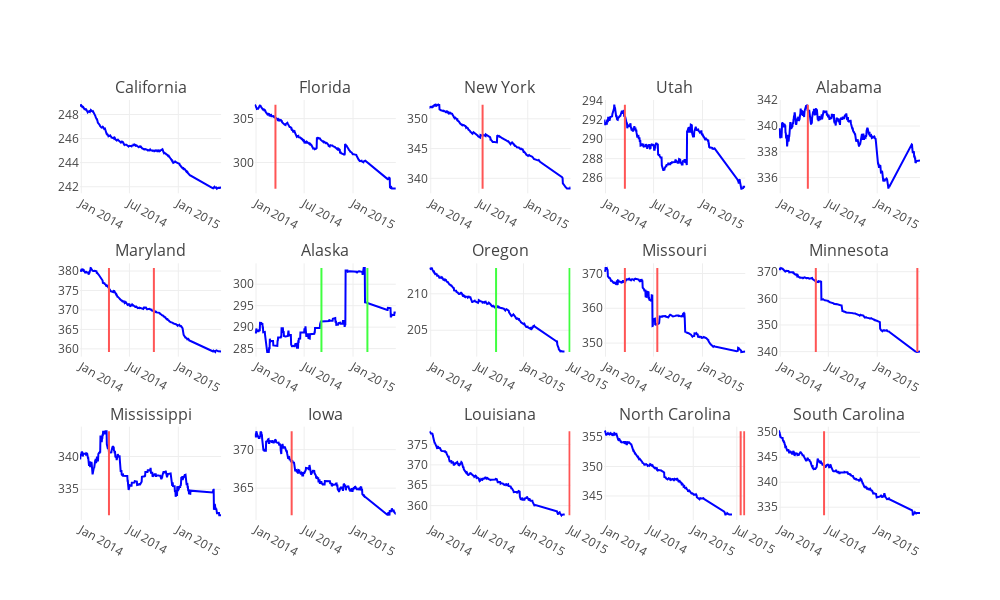

The cell this chart's notebook holds for it:
### Code cell
ply.offline.iplot(fig, validate=False, filename='Splom_laws.png')

### Figure 1 — Plotly figure (JSON) as saved in the notebook; plotly's stock layout.template omitted (floating-point values rounded to 4 significant figures; data arrays with more than 128 entries replaced by an {"elided": "..."} marker saying what was removed)
{"data": [{"marker": {"color": "blue"}, "name": "California", "type": "scatter", "uid": "53d2460e-d9ab-4771-9160-e41676f7209b", "x": {"elided": "449 str values"}, "xaxis": "x", "y": {"elided": "449 float values"}, "yaxis": "y"}, {"marker": {"color": "blue"}, "name": "Florida", "type": "scatter", "uid": "516a2c85-30b9-4e1c-85dd-0b7d00b033fa", "x": {"elided": "449 str values"}, "xaxis": "x2", "y": {"elided": "449 float values"}, "yaxis": "y2"}, {"marker": {"color": "blue"}, "name": "New York", "type": "scatter", "uid": "abcf8439-2752-488d-8506-6edf764b7f87", "x": {"elided": "449 str values"}, "xaxis": "x3", "y": {"elided": "449 float values"}, "yaxis": "y3"}, {"marker": {"color": "blue"}, "name": "Utah", "type": "scatter", "uid": "7c88d634-dfa7-489b-8f76-ba6a00086de4", "x": {"elided": "449 str values"}, "xaxis": "x4", "y": {"elided": "449 float values"}, "yaxis": "y4"}, {"marker": {"color": "blue"}, "name": "Alabama", "type": "scatter", "uid": "702e8114-fcc8-43bf-8e60-5b1741910ea0", "x": {"elided": "449 str values"}, "xaxis": "x5", "y": {"elided": "449 float values"}, "yaxis": "y5"}, {"marker": {"color": "blue"}, "name": "Maryland", "type": "scatter", "uid": "00fd2258-d52a-43f5-8b5f-75b73e1a0476", "x": {"elided": "449 str values"}, "xaxis": "x6", "y": {"elided": "449 float values"}, "yaxis": "y6"}, {"marker": {"color": "blue"}, "name": "Alaska", "type": "scatter", "uid": "6572192b-25cf-4a7c-9823-a47984e7ed39", "x": {"elided": "449 str values"}, "xaxis": "x7", "y": {"elided": "449 float values"}, "yaxis": "y7"}, {"marker": {"color": "blue"}, "name": "Oregon", "type": "scatter", "uid": "4a49151b-b81e-413a-b7e9-b8e287cebdd5", "x": {"elided": "449 str values"}, "xaxis": "x8", "y": {"elided": "449 float values"}, "yaxis": "y8"}, {"marker": {"color": "blue"}, "name": "Missouri", "type": "scatter", "uid": "ec9fbab2-e42b-4e7d-8ff2-fb1787935e9c", "x": {"elided": "449 str values"}, "xaxis": "x9", "y": {"elided": "449 float values"}, "yaxis": "y9"}, {"marker": {"color": "blue"}, "name": "Minnesota", "type": "scatter", "uid": "bb6361ac-93f9-48d5-b5af-b5bdb2da7001", "x": {"elided": "449 str values"}, "xaxis": "x10", "y": {"elided": "449 float values"}, "yaxis": "y10"}, {"marker": {"color": "blue"}, "name": "Mississippi", "type": "scatter", "uid": "aead9100-781c-44c4-9548-81f5ff529bea", "x": {"elided": "449 str values"}, "xaxis": "x11", "y": {"elided": "449 float values"}, "yaxis": "y11"}, {"marker": {"color": "blue"}, "name": "Iowa", "type": "scatter", "uid": "f1de40f1-22e1-41cd-85a1-5c760214ec19", "x": {"elided": "449 str values"}, "xaxis": "x12", "y": {"elided": "449 float values"}, "yaxis": "y12"}, {"marker": {"color": "blue"}, "name": "Louisiana", "type": "scatter", "uid": "b9c6ee36-2b0f-4793-bf72-95d28adb5e43", "x": {"elided": "449 str values"}, "xaxis": "x13", "y": {"elided": "449 float values"}, "yaxis": "y13"}, {"marker": {"color": "blue"}, "name": "North Carolina", "type": "scatter", "uid": "174061cd-22c7-49ea-baa7-9c0385708512", "x": {"elided": "449 str values"}, "xaxis": "x14", "y": {"elided": "449 float values"}, "yaxis": "y14"}, {"marker": {"color": "blue"}, "name": "South Carolina", "type": "scatter", "uid": "de9d96a5-3f8c-4cd4-bcb9-a5124ec86859", "x": {"elided": "449 str values"}, "xaxis": "x15", "y": {"elided": "449 float values"}, "yaxis": "y15"}], "layout": {"annotations": [{"font": {"size": 16}, "showarrow": false, "text": "California", "x": 0.084, "xanchor": "center", "xref": "paper", "y": 1, "yanchor": "bottom", "yref": "paper"}, {"font": {"size": 16}, "showarrow": false, "text": "Florida", "x": 0.292, "xanchor": "center", "xref": "paper", "y": 1, "yanchor": "bottom", "yref": "paper"}, {"font": {"size": 16}, "showarrow": false, "text": "New York", "x": 0.5, "xanchor": "center", "xref": "paper", "y": 1, "yanchor": "bottom", "yref": "paper"}, {"font": {"size": 16}, "showarrow": false, "text": "Utah", "x": 0.708, "xanchor": "center", "xref": "paper", "y": 1, "yanchor": "bottom", "yref": "paper"}, {"font": {"size": 16}, "showarrow": false, "text": "Alabama", "x": 0.916, "xanchor": "center", "xref": "paper", "y": 1, "yanchor": "bottom", "yref": "paper"}, {"font": {"size": 16}, "showarrow": false, "text": "Maryland", "x": 0.084, "xanchor": "center", "xref": "paper", "y": 0.6111, "yanchor": "bottom", "yref": "paper"}, {"font": {"size": 16}, "showarrow": false, "text": "Alaska", "x": 0.292, "xanchor": "center", "xref": "paper", "y": 0.6111, "yanchor": "bottom", "yref": "paper"}, {"font": {"size": 16}, "showarrow": false, "text": "Oregon", "x": 0.5, "xanchor": "center", "xref": "paper", "y": 0.6111, "yanchor": "bottom", "yref": "paper"}, {"font": {"size": 16}, "showarrow": false, "text": "Missouri", "x": 0.708, "xanchor": "center", "xref": "paper", "y": 0.6111, "yanchor": "bottom", "yref": "paper"}, {"font": {"size": 16}, "showarrow": false, "text": "Minnesota", "x": 0.916, "xanchor": "center", "xref": "paper", "y": 0.6111, "yanchor": "bottom", "yref": "paper"}, {"font": {"size": 16}, "showarrow": false, "text": "Mississippi", "x": 0.084, "xanchor": "center", "xref": "paper", "y": 0.2222, "yanchor": "bottom", "yref": "paper"}, {"font": {"size": 16}, "showarrow": false, "text": "Iowa", "x": 0.292, "xanchor": "center", "xref": "paper", "y": 0.2222, "yanchor": "bottom", "yref": "paper"}, {"font": {"size": 16}, "showarrow": false, "text": "Louisiana", "x": 0.5, "xanchor": "center", "xref": "paper", "y": 0.2222, "yanchor": "bottom", "yref": "paper"}, {"font": {"size": 16}, "showarrow": false, "text": "North Carolina", "x": 0.708, "xanchor": "center", "xref": "paper", "y": 0.2222, "yanchor": "bottom", "yref": "paper"}, {"font": {"size": 16}, "showarrow": false, "text": "South Carolina", "x": 0.916, "xanchor": "center", "xref": "paper", "y": 0.2222, "yanchor": "bottom", "yref": "paper"}], "autosize": false, "height": 600, "legend": {"orientation": "h"}, "shapes": [{"line": {"color": "#ff5555", "width": 2}, "type": "line", "x0": "2014-03-15", "x1": "2014-03-15", "xref": "x4", "y0": 284.9, "y1": 293.6, "yref": "y4"}, {"line": {"color": "#ff5555", "width": 2}, "type": "line", "x0": "2014-04-15", "x1": "2014-04-15", "xref": "x6", "y0": 359.2, "y1": 380.8, "yref": "y6"}, {"line": {"color": "#ff5555", "width": 2}, "type": "line", "x0": "2014-03-15", "x1": "2014-03-15", "xref": "x9", "y0": 347.4, "y1": 371.6, "yref": "y9"}, {"line": {"color": "#ff5555", "width": 2}, "type": "line", "x0": "2014-05-15", "x1": "2014-05-15", "xref": "x10", "y0": 339.9, "y1": 371.4, "yref": "y10"}, {"line": {"color": "#ff5555", "width": 2}, "type": "line", "x0": "2014-07-15", "x1": "2014-07-15", "xref": "x3", "y0": 338.3, "y1": 352.4, "yref": "y3"}, {"line": {"color": "#40ff40", "width": 2}, "type": "line", "x0": "2014-09-04", "x1": "2014-09-04", "xref": "x7", "y0": 284.2, "y1": 303.8, "yref": "y7"}, {"line": {"color": "#40ff40", "width": 2}, "type": "line", "x0": "2014-09-15", "x1": "2014-09-15", "xref": "x8", "y0": 202.0, "y1": 213.5, "yref": "y8"}, {"line": {"color": "#ff5555", "width": 2}, "type": "line", "x0": "2014-04-15", "x1": "2014-04-15", "xref": "x5", "y0": 335.1, "y1": 341.7, "yref": "y5"}, {"line": {"color": "#ff5555", "width": 2}, "type": "line", "x0": "2014-04-15", "x1": "2014-04-15", "xref": "x11", "y0": 331.0, "y1": 343.8, "yref": "y11"}, {"line": {"color": "#ff5555", "width": 2}, "type": "line", "x0": "2014-05-15", "x1": "2014-05-15", "xref": "x12", "y0": 361.5, "y1": 372.4, "yref": "y12"}, {"line": {"color": "#ff5555", "width": 2}, "type": "line", "x0": "2014-06-15", "x1": "2014-06-15", "xref": "x15", "y0": 333.4, "y1": 350.2, "yref": "y15"}, {"line": {"color": "#ff5555", "width": 2}, "type": "line", "x0": "2014-03-15", "x1": "2014-03-15", "xref": "x2", "y0": 297.0, "y1": 306.6, "yref": "y2"}, {"line": {"color": "#ff5555", "width": 2}, "type": "line", "x0": "2015-07-17", "x1": "2015-07-17", "xref": "x14", "y0": 341.7, "y1": 356.0, "yref": "y14"}, {"line": {"color": "#ff5555", "width": 2}, "type": "line", "x0": "2015-06-30", "x1": "2015-06-30", "xref": "x13", "y0": 357.6, "y1": 378.2, "yref": "y13"}, {"line": {"color": "#ff5555", "width": 2}, "type": "line", "x0": "2014-10-01", "x1": "2014-10-01", "xref": "x6", "y0": 359.2, "y1": 380.8, "yref": "y6"}, {"line": {"color": "#ff5555", "width": 2}, "type": "line", "x0": "2014-07-15", "x1": "2014-07-15", "xref": "x9", "y0": 347.4, "y1": 371.6, "yref": "y9"}, {"line": {"color": "#ff5555", "width": 2}, "type": "line", "x0": "2015-06-01", "x1": "2015-06-01", "xref": "x10", "y0": 339.9, "y1": 371.4, "yref": "y10"}, {"line": {"color": "#40ff40", "width": 2}, "type": "line", "x0": "2015-02-24", "x1": "2015-02-24", "xref": "x7", "y0": 284.2, "y1": 303.8, "yref": "y7"}, {"line": {"color": "#40ff40", "width": 2}, "type": "line", "x0": "2015-07-01", "x1": "2015-07-01", "xref": "x8", "y0": 202.0, "y1": 213.5, "yref": "y8"}, {"line": {"color": "#ff5555", "width": 2}, "type": "line", "x0": "2015-08-01", "x1": "2015-08-01", "xref": "x14", "y0": 341.7, "y1": 356.0, "yref": "y14"}], "showlegend": false, "width": 1000, "xaxis": {"anchor": "y", "autorange": true, "domain": [0, 0.168], "range": ["2013-12-27", "2015-06-11"], "type": "date"}, "xaxis10": {"anchor": "y10", "autorange": true, "domain": [0.832, 1], "range": ["2013-12-27", "2015-06-11"], "type": "date"}, "xaxis11": {"anchor": "y11", "autorange": true, "domain": [0, 0.168], "range": ["2013-12-27", "2015-06-11"], "type": "date"}, "xaxis12": {"anchor": "y12", "autorange": true, "domain": [0.208, 0.376], "range": ["2013-12-27", "2015-06-11"], "type": "date"}, "xaxis13": {"anchor": "y13", "autorange": true, "domain": [0.416, 0.584], "range": ["2013-12-27", "2015-07-03 22:12:17.8818"], "type": "date"}, "xaxis14": {"anchor": "y14", "autorange": true, "domain": [0.624, 0.792], "range": ["2013-12-27", "2015-08-05 03:41:09.5404"], "type": "date"}, "xaxis15": {"anchor": "y15", "autorange": true, "domain": [0.832, 1], "range": ["2013-12-27", "2015-06-11"], "type": "date"}, "xaxis2": {"anchor": "y2", "autorange": true, "domain": [0.208, 0.376], "range": ["2013-12-27", "2015-06-11"], "type": "date"}, "xaxis3": {"anchor": "y3", "autorange": true, "domain": [0.416, 0.584], "range": ["2013-12-27", "2015-06-11"], "type": "date"}, "xaxis4": {"anchor": "y4", "autorange": true, "domain": [0.624, 0.792], "range": ["2013-12-27", "2015-06-11"], "type": "date"}, "xaxis5": {"anchor": "y5", "autorange": true, "domain": [0.832, 1], "range": ["2013-12-27", "2015-06-11"], "type": "date"}, "xaxis6": {"anchor": "y6", "autorange": true, "domain": [0, 0.168], "range": ["2013-12-27", "2015-06-11"], "type": "date"}, "xaxis7": {"anchor": "y7", "autorange": true, "domain": [0.208, 0.376], "range": ["2013-12-27", "2015-06-11"], "type": "date"}, "xaxis8": {"anchor": "y8", "autorange": true, "domain": [0.416, 0.584], "range": ["2013-12-27", "2015-07-04 22:22:34.4961"], "type": "date"}, "xaxis9": {"anchor": "y9", "autorange": true, "domain": [0.624, 0.792], "range": ["2013-12-27", "2015-06-11"], "type": "date"}, "yaxis": {"anchor": "x", "autorange": true, "domain": [0.7778, 1], "range": [241.5, 249.2], "type": "linear"}, "yaxis10": {"anchor": "x10", "autorange": true, "domain": [0.3889, 0.6111], "range": [338.1, 373.1], "type": "linear"}, "yaxis11": {"anchor": "x11", "autorange": true, "domain": [0, 0.2222], "range": [330.3, 344.6], "type": "linear"}, "yaxis12": {"anchor": "x12", "autorange": true, "domain": [0, 0.2222], "range": [360.9, 373.0], "type": "linear"}, "yaxis13": {"anchor": "x13", "autorange": true, "domain": [0, 0.2222], "range": [356.5, 379.4], "type": "linear"}, "yaxis14": {"anchor": "x14", "autorange": true, "domain": [0, 0.2222], "range": [340.9, 356.8], "type": "linear"}, "yaxis15": {"anchor": "x15", "autorange": true, "domain": [0, 0.2222], "range": [332.4, 351.1], "type": "linear"}, "yaxis2": {"anchor": "x2", "autorange": true, "domain": [0.7778, 1], "range": [296.5, 307.1], "type": "linear"}, "yaxis3": {"anchor": "x3", "autorange": true, "domain": [0.7778, 1], "range": [337.5, 353.2], "type": "linear"}, "yaxis4": {"anchor": "x4", "autorange": true, "domain": [0.7778, 1], "range": [284.4, 294.0], "type": "linear"}, "yaxis5": {"anchor": "x5", "autorange": true, "domain": [0.7778, 1], "range": [334.8, 342.0], "type": "linear"}, "yaxis6": {"anchor": "x6", "autorange": true, "domain": [0.3889, 0.6111], "range": [358.0, 382.0], "type": "linear"}, "yaxis7": {"anchor": "x7", "autorange": true, "domain": [0.3889, 0.6111], "range": [283.1, 304.9], "type": "linear"}, "yaxis8": {"anchor": "x8", "autorange": true, "domain": [0.3889, 0.6111], "range": [201.4, 214.2], "type": "linear"}, "yaxis9": {"anchor": "x9", "autorange": true, "domain": [0.3889, 0.6111], "range": [346.1, 372.9], "type": "linear"}}}
